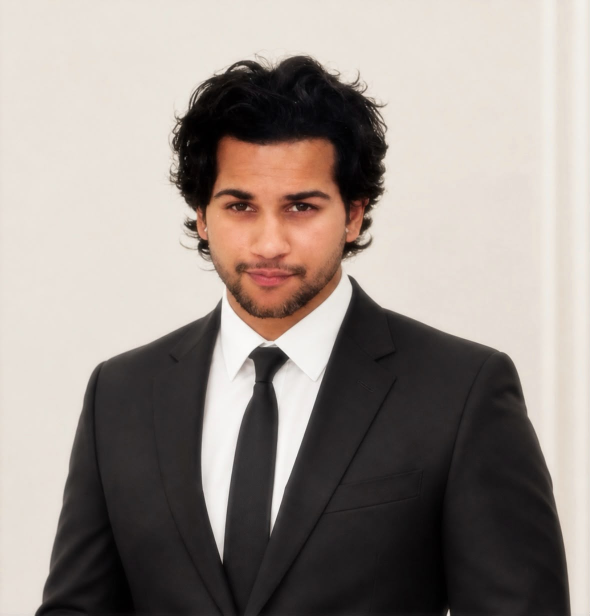
#> input picture reference/portrait-cutout-source.jpg, 1179 x 1231 px, found by its file name (shown at 1/2 size)
$ python extract-cutout.py ../reference/portrait-cutout-source.jpg
#> lines starting #> are read from the running program, lines starting #| are printed output that depends on the picture; after the words box and inside, x2 and y2 are one past the last pixel; in counts of white or black regions, pixels touching at a corner belong together
"""
Pull the portrait off its studio backdrop into a transparent cut-out.

Re-runnable: reads the original JPEG, writes public/assets/name-cutout.webp.
The source is never modified.
"""
from PIL import Image, ImageDraw, ImageFilter
import numpy as np, os, sys
from collections import deque

SRC = 'reference/portrait-cutout-source.jpg'
OUT = 'public/assets/name-cutout.webp'
BACKDROP = np.array([236.0, 229.0, 222.0])

src = Image.open(SRC).convert('RGB')
#> src is the input picture: PIL image 1179x1231 RGB; mean R, G, B 152, 142.9, 137.1
W, H = src.size
#> W = 1179; H = 1231
C = np.array(src).astype(np.float32)
SENT = (255, 0, 255)

def dil(m, r):
    for _ in range(r):
        o = m.copy()
        o[1:, :] |= m[:-1, :]; o[:-1, :] |= m[1:, :]
        o[:, 1:] |= m[:, :-1]; o[:, :-1] |= m[:, 1:]
        m = o
    return m
def ero(m, r): return ~dil(~m, r)

# 1 ── Dense border seeding at a LOW threshold. Each region floods against its
#      own local tone, so no single global tolerance has to be wide enough to
#      also swallow the white shirt — which is chromatically closer to the
#      backdrop than to anything else in the picture.
f = src.copy(); px = f.load()
seeds = []
for x in range(2, W - 2, 24): seeds += [(x, 2), (x, H - 3)]
for y in range(2, H - 2, 24): seeds += [(2, y), (W - 3, y)]
for s in seeds:
    c = px[s]
    if c == SENT: continue
    if abs(c[0]-236) + abs(c[1]-229) + abs(c[2]-222) > 70: continue
    ImageDraw.floodfill(f, s, SENT, thresh=18)
#> this loop made 202 passes
#> c on passes 1 to 3: (233, 226, 218), (224, 215, 210), (255, 0, 255)
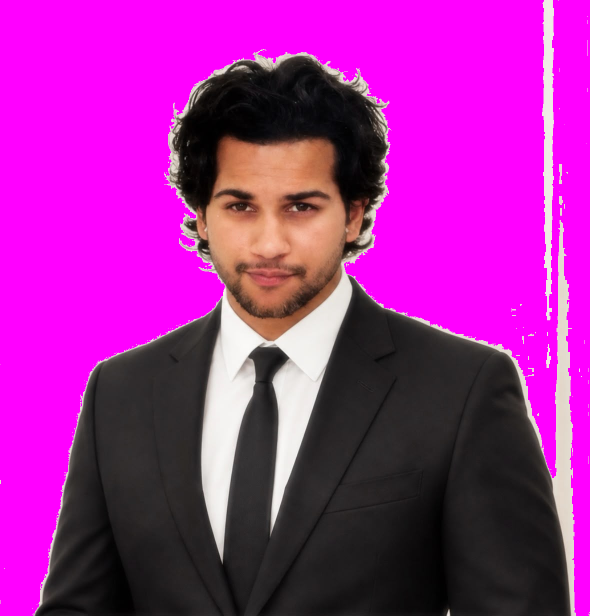
#> f: PIL image 1179x1231 RGB (shown at 1/2 size); mean R, G, B 162.3, 37, 154.5
bg = np.all(np.array(f) == np.array(SENT), axis=2)
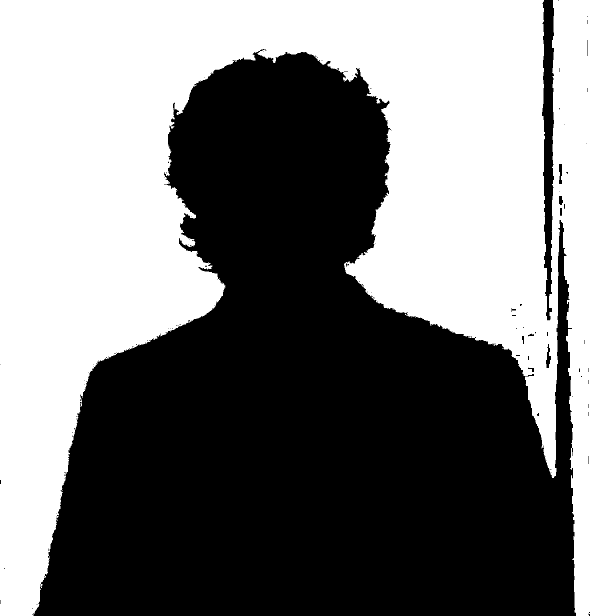
#> bg: shape (1231, 1179) bool (shown at 1/2 size); 46.9% white; 1 white region, box (x1, y1, x2, y2) and area: (0, 0, 1179, 1231) 680411

# 2 ── The wall edge behind him is a shadow line, mid-toned rather than pale,
#      and the flood misses it. Catch anything backdrop-ish that is NOT deep
#      inside the subject.
#
#      Both numbers are load-bearing and were swept, not guessed. 105 is wide
#      enough to include that shadow (152,138,129) and still nowhere near the
#      darkest skin. 40 is the distance that reaches the patch where the wall
#      meets his arm — at 10 it left 2,022 stray pixels printing as a white
#      stripe. The shirt is backdrop-ish too, but it sits ~150px from any
#      backdrop, so depth protects it where colour cannot: widening the guard
#      from 10 to 40 costs it 1% and clears the artefact completely.
#      The saturation guard is what makes 105 safe. At that distance the test
#      alone also catches lit skin near the silhouette edge, which punched
#      holes in his jaw — and since the die-cut is generated from the alpha,
#      each hole printed as a red squiggle on his face. The backdrop and that
#      wall shadow are both neutral (max-min of 14 and 23); skin is not (60+).
neutral = (C.max(2) - C.min(2)) < 30
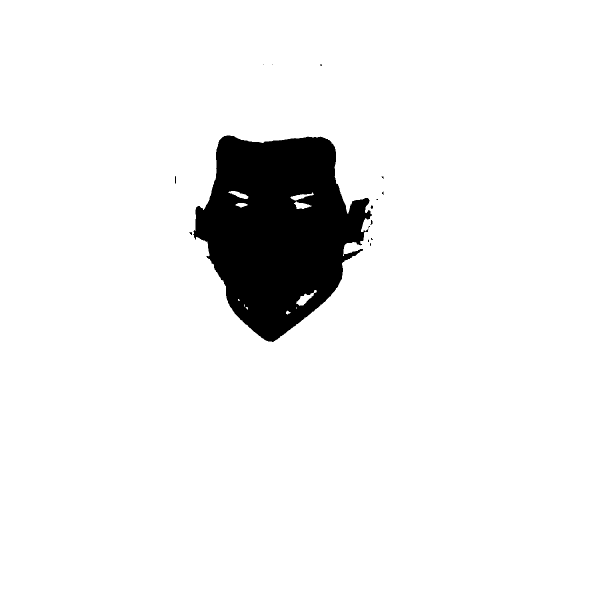
#> neutral: shape (1231, 1179) bool (shown at 1/2 size); 93.5% white; 15 black regions (10 under 20 px), largest, box (x1, y1, x2, y2) and area: (386, 271, 744, 684) 94471, (350, 352, 352, 367) 29, (741, 440, 745, 450) 26, (741, 411, 746, 418) 25, (378, 464, 384, 470) 20
pale = (np.abs(C - BACKDROP).max(2) < 105) & neutral
#> pale: shape (1231, 1179) bool; 54.5% white; 15 black regions (12 under 20 px), largest, box (x1, y1, x2, y2) and area: (70, 550, 1142, 1231) 489680, (340, 112, 776, 684) 170625, (378, 464, 384, 470) 20
bg = bg | (pale & ~ero(~bg, 40))
#> after the loop in dil, `for _ in range(r):`: o: shape (1231, 1179) bool; 56.3% white; 1 black region, box (x1, y1, x2, y2) and area: (107, 144, 1112, 1231) 633799
#> bg: shape (1231, 1179) bool; 50.4% white; 14 black regions (12 under 20 px), largest, box (x1, y1, x2, y2) and area: (70, 112, 1142, 1231) 719399, (378, 464, 384, 470) 20

# 3 ── A real matte: hard outside, hard inside, a ramp in the band between.
inner, outer = ero(~bg, 4), dil(~bg, 2)
#> after the loop in dil (call 2), `for _ in range(r):`: o: shape (1231, 1179) bool; 51.4% white; 6 black regions (5 under 20 px), largest, box (x1, y1, x2, y2) and area: (74, 116, 1138, 1231) 704849
band = outer & ~inner
#> band: shape (1231, 1179) bool; 1.5% white; 4 white regions (1 under 20 px), largest, box (x1, y1, x2, y2) and area: (68, 110, 1144, 1231) 22168, (729, 209, 738, 218) 41, (366, 312, 375, 321) 41
dist = np.abs(C - BACKDROP).max(2)
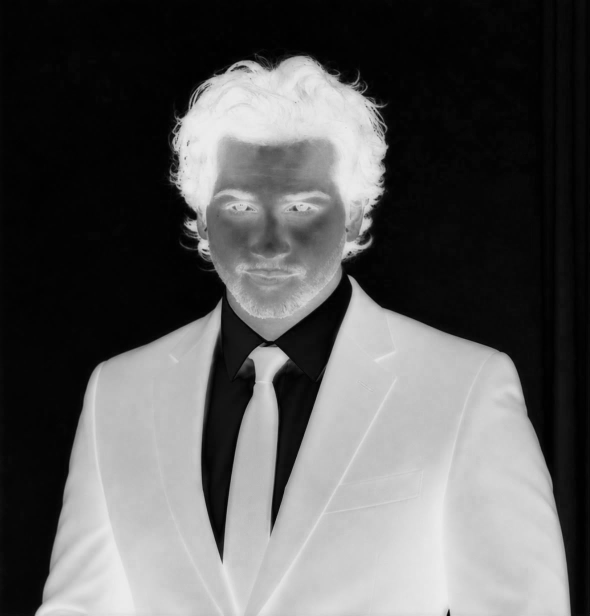
#> dist: shape (1231, 1179) float64 (shown at 1/2 size); min 1, max 236, mean 90.7
alpha = np.where(inner, 1.0, 0.0)
alpha[band] = np.clip(dist[band] / 150.0, 0.0, 1.0)
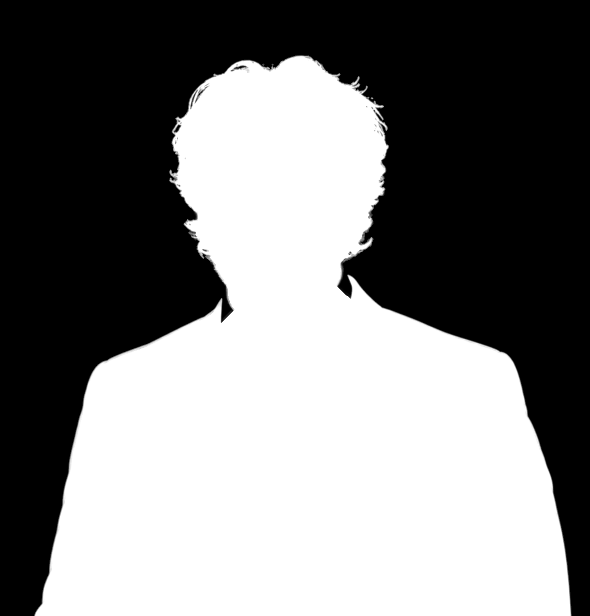
#> alpha: shape (1231, 1179) float64 (shown at 1/2 size); min 0, max 1, mean 0.497
alpha[~outer] = 0.0
alpha = np.array(
    Image.fromarray((alpha * 255).astype(np.uint8), 'L').filter(ImageFilter.GaussianBlur(0.7))
).astype(np.float32) / 255.0

# 4 ── Keep the body only.
#
#      Threshold tuning could not remove the last artefact: a vertical wall
#      edge behind his shoulder, mid-toned enough to survive every colour test
#      and touching his arm near the bottom of the frame, so it also survived a
#      largest-component pass. It printed as a white stripe beside him.
#
#      The depth guard in step 2 turned out to be what actually removes it, so
#      this pass is now only a despeckler: it drops runs of a few pixels and
#      nothing else. It was briefly set much stricter, which cleared the wall
#      but also sliced horizontal notches out of the hair — the strands on the
#      outside of a curl are exactly the short runs it was throwing away.
solid = alpha > 0.1
#> solid: shape (1231, 1179) bool; 50.1% white; 3 black regions, box (x1, y1, x2, y2) and area: (0, 0, 1179, 1231) 723771, (350, 251, 360, 263) 46, (473, 133, 487, 137) 24
keep = np.zeros_like(solid)
for y in range(H):
    row = solid[y]
    if not row.any(): continue
    edges = np.flatnonzero(np.diff(np.concatenate(([0], row.view(np.int8), [0]))))
    starts, ends = edges[0::2], edges[1::2]
    lengths = ends - starts
    longest = lengths.max()
    for st, en, ln in zip(starts, ends, lengths):
        if ln >= max(0.02 * longest, 4):
            keep[y, st:en] = True
#> keep: shape (1231, 1179) bool; 50.1% white; 2 black regions, box (x1, y1, x2, y2) and area: (0, 0, 1179, 1231) 724242, (473, 133, 487, 137) 24
print(f'body {int(keep.sum())} px; dropped {int(solid.sum() - keep.sum())} px of stray runs')
#| body 727083 px; dropped 425 px of stray runs
alpha = np.where(keep, alpha, 0.0)

# 4b ── Fill enclosed gaps. Any transparent island the border cannot reach is a
#       hole in him — and because the die-cut edge is generated FROM the alpha,
#       every hole becomes a stripe of red printed across his shoulder.
holes = alpha < 0.35
#> holes: shape (1231, 1179) bool; 50.2% white; 1 black region, box (x1, y1, x2, y2) and area: (69, 111, 1143, 1231) 723318
seen = np.zeros_like(holes)
q = deque()
for x in range(W):
    for y in (0, H - 1):
        if holes[y, x] and not seen[y, x]:
            seen[y, x] = True; q.append((y, x))
#> seen: shape (1231, 1179) bool; 0.09% white in thin lines or dots
for y in range(H):
    for x in (0, W - 1):
        if holes[y, x] and not seen[y, x]:
            seen[y, x] = True; q.append((y, x))
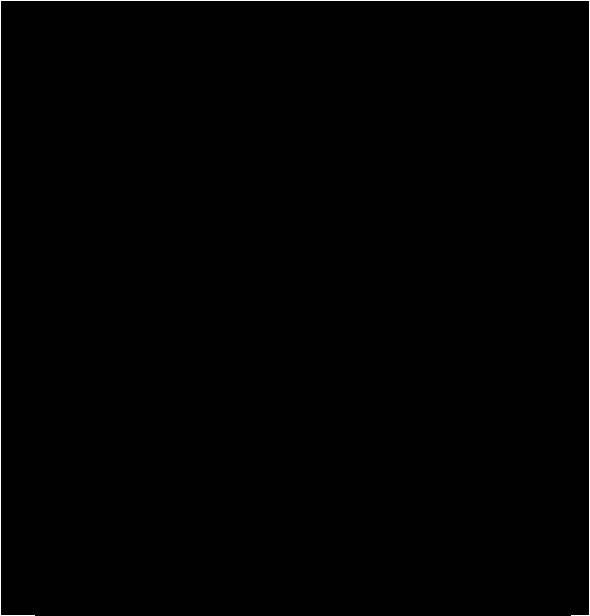
#> seen: shape (1231, 1179) bool (shown at 1/2 size); 0.26% white in thin lines or dots
while q:
    y, x = q.popleft()
    for ny, nx in ((y+1,x),(y-1,x),(y,x+1),(y,x-1)):
        if 0 <= ny < H and 0 <= nx < W and holes[ny, nx] and not seen[ny, nx]:
            seen[ny, nx] = True; q.append((ny, nx))
#> seen: shape (1231, 1179) bool; 50.2% white; 1 black region, box (x1, y1, x2, y2) and area: (69, 111, 1143, 1231) 723467
enclosed = holes & ~seen
#> enclosed: shape (1231, 1179) bool; 0.01% white in thin lines or dots, all inside (x1, y1, x2, y2) = (382, 132, 764, 506)
print(f'filled {int(enclosed.sum())} enclosed px')
#| filled 149 enclosed px
alpha = np.where(enclosed, 1.0, alpha)

# 5 ── Despill. Un-premultiply the soft edge against the backdrop it was shot
#      on, or every one of those pixels keeps a cream halo on black.
a3 = np.dstack([alpha] * 3)
F = np.clip(np.where(a3 > 0.02, (C - (1.0 - a3) * BACKDROP) / np.maximum(a3, 0.02), C), 0, 255)

img = Image.fromarray(np.dstack([F, alpha * 255]).astype(np.uint8), 'RGBA')
img = img.crop(img.split()[3].getbbox())
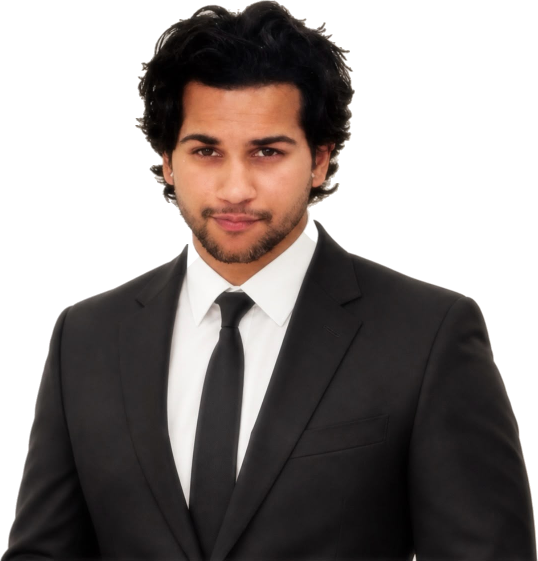
#> img: PIL image 1076x1121 RGBA (shown at 1/2 size); mean R, G, B, A 134.7, 125.1, 119.7, 152.4; transparent parts drawn white
img.save(OUT, quality=90, method=6)
print(f'{OUT}  {img.size}  aspect {img.width/img.height:.3f}  {os.path.getsize(OUT)//1024} KB')
#| public/assets/name-cutout.webp  (1076, 1121)  aspect 0.960  66 KB

if '--preview' in sys.argv:
    card = Image.new('RGBA', img.size, (20, 21, 20, 255)); card.alpha_composite(img)
    card.convert('RGB').resize((img.width // 2, img.height // 2), Image.LANCZOS).save('tools/out/cutout-final.png')

$ run again, with reference/studio-source/WhatsApp Image 2026-08-21 at 8.47.03 PM (1).jpeg copied over reference/portrait-cutout-source.jpg
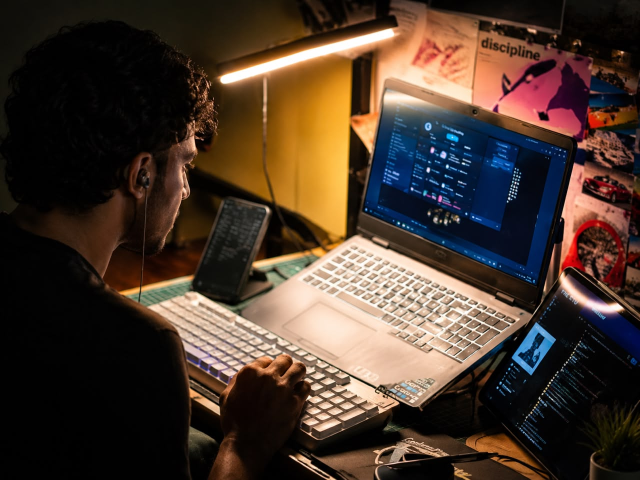
#> input picture reference/studio-source/WhatsApp Image 2026-08-21 at 8.47.03 PM (1).jpeg, 1280 x 960 px, found by its file name (shown at 1/2 size)
#> src is the input picture: PIL image 1280x960 RGB; mean R, G, B 72.7, 56.2, 45
#> the loop `for s in seeds:` made 188 passes
#> c on passes 1 to 3: (14, 13, 9), (1, 1, 1), (15, 14, 9)
#> bg: shape (960, 1280) bool; every value is 0
#> `neutral = (C.max(2) - C.min(2)) < 30`:
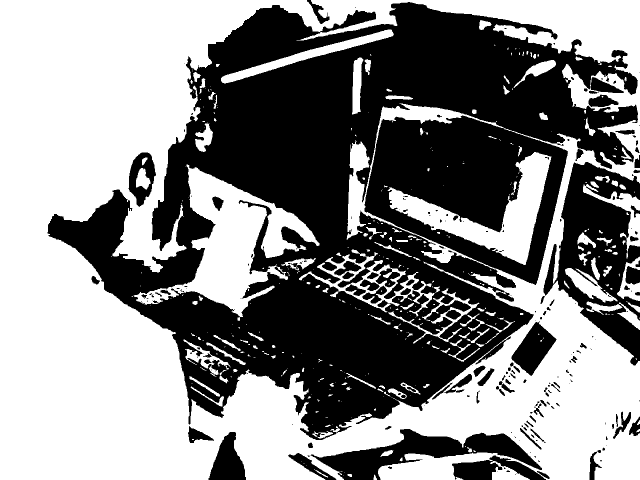
#> neutral: shape (960, 1280) bool (shown at 1/2 size); 53.6% white; 228 black regions (120 under 20 px), largest, box (x1, y1, x2, y2) and area: (95, 4, 1276, 880) 409310, (729, 231, 1136, 570) 70879, (1087, 324, 1280, 731) 36708
#> pale: shape (960, 1280) bool; 1.8% white; 317 white regions (245 under 20 px), largest, box (x1, y1, x2, y2) and area: (598, 499, 838, 625) 6317, (442, 59, 788, 167) 5667, (776, 576, 959, 687) 2213
#> `dist = np.abs(C - BACKDROP).max(2)`:
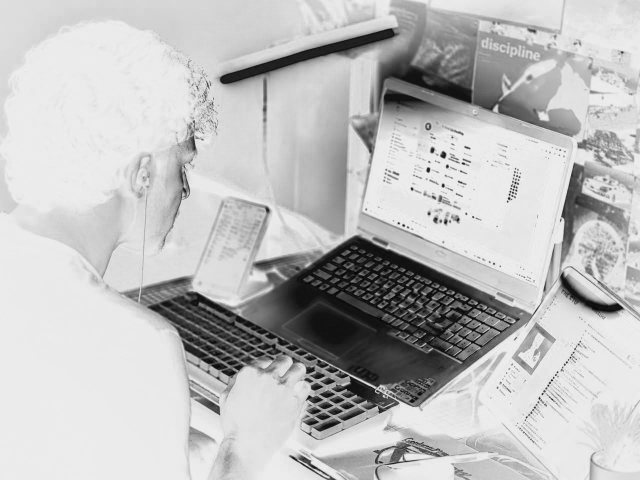
#> dist: shape (960, 1280) float64 (shown at 1/2 size); min 1, max 236, mean 190.1
#| body 1228800 px; dropped 0 px of stray runs
#| filled 0 enclosed px
#> a3: shape (960, 1280, 3) float32; every value is 1
#| public/assets/name-cutout.webp  (1280, 960)  aspect 1.333  137 KB
